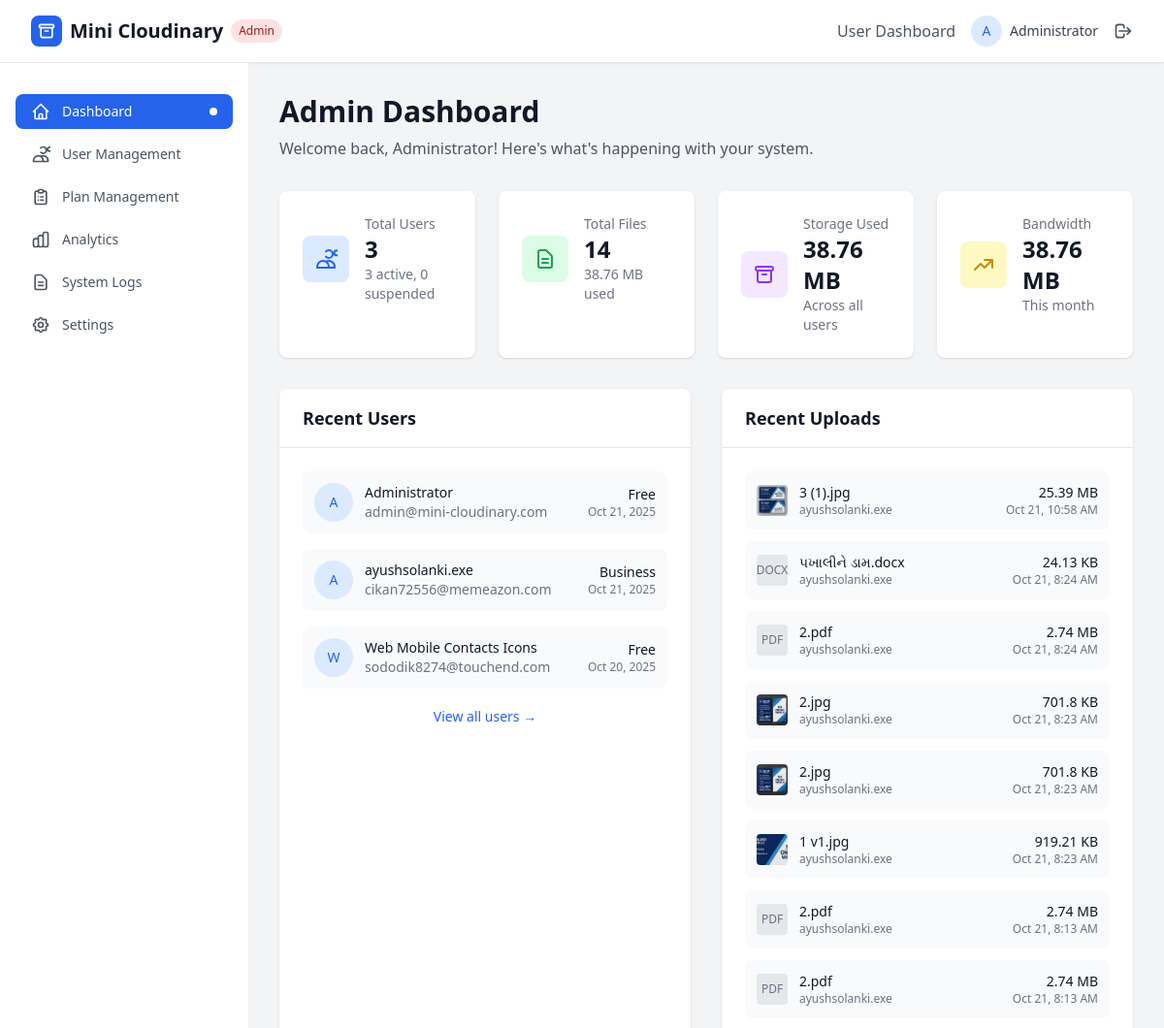
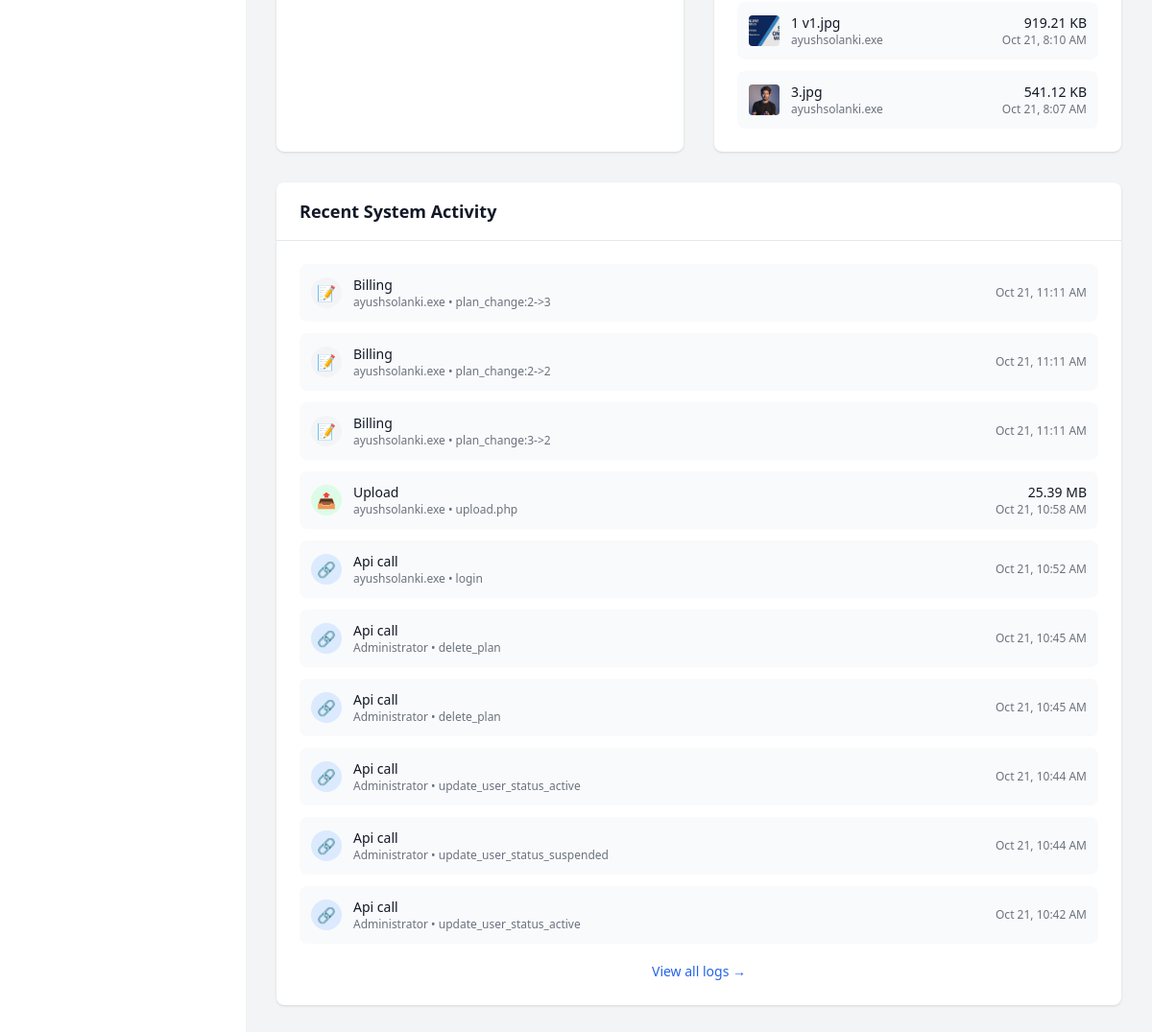
The page /admin/dashboard.php (signed in) on the database its author committed (2 pictures, top to bottom).
### tables this page shows
CREATE TABLE `users` (
  `id` int NOT NULL,
  `name` varchar(255) NOT NULL,
  `email` varchar(255) NOT NULL,
  `password` varchar(255) NOT NULL,
  `api_key` varchar(64) NOT NULL,
  `plan_id` int DEFAULT '1',
  `used_space` bigint DEFAULT '0',
  `monthly_requests` int DEFAULT '0',
  `monthly_bandwidth` bigint DEFAULT '0',
  `status` enum('active','suspended','pending') DEFAULT 'active',
  `last_login` timestamp NULL DEFAULT NULL,
  `created_at` timestamp NULL DEFAULT CURRENT_TIMESTAMP,
  `updated_at` timestamp NULL DEFAULT CURRENT_TIMESTAMP ON UPDATE CURRENT_TIMESTAMP,
  `role` enum('user','admin') DEFAULT 'user',
  `admin_permissions` json DEFAULT NULL
);

CREATE TABLE `plans` (
  `id` int NOT NULL,
  `name` varchar(100) NOT NULL,
  `price` decimal(10,2) DEFAULT '0.00',
  `storage_limit` bigint DEFAULT '1073741824',
  `monthly_request_limit` int DEFAULT '1000',
  `bandwidth_limit` bigint DEFAULT '5368709120',
  `max_file_size` int DEFAULT '5242880',
  `allow_compression` tinyint(1) DEFAULT '1',
  `allow_thumbnails` tinyint(1) DEFAULT '1',
  `thumbnail_sizes` json DEFAULT NULL,
  `features` json DEFAULT NULL,
  `is_active` tinyint(1) DEFAULT '1',
  `created_at` timestamp NULL DEFAULT CURRENT_TIMESTAMP,
  `updated_at` timestamp NULL DEFAULT CURRENT_TIMESTAMP ON UPDATE CURRENT_TIMESTAMP
);

CREATE TABLE `uploads` (
  `id` int NOT NULL,
  `user_id` int NOT NULL,
  `file_name` varchar(255) NOT NULL,
  `file_path` varchar(500) NOT NULL,
  `file_url` varchar(500) NOT NULL,
  `compressed_path` varchar(500) DEFAULT NULL,
  `compressed_url` varchar(500) DEFAULT NULL,
  `thumbnail_path` varchar(500) DEFAULT NULL,
  `thumbnail_url` varchar(500) DEFAULT NULL,
  `size` bigint NOT NULL,
  `mime_type` varchar(100) NOT NULL,
  `width` int DEFAULT NULL,
  `height` int DEFAULT NULL,
  `is_compressed` varchar(1) DEFAULT '0',
  `compression_ratio` decimal(5,2) DEFAULT NULL,
  `created_at` timestamp NULL DEFAULT CURRENT_TIMESTAMP
);

CREATE TABLE `usage_logs` (
  `id` int NOT NULL,
  `user_id` int NOT NULL,
  `upload_id` int DEFAULT NULL,
  `type` enum('upload','download','api_call','auth_fail','billing') NOT NULL,
  `bytes` bigint DEFAULT '0',
  `endpoint` varchar(255) DEFAULT NULL,
  `ip_address` varchar(45) DEFAULT NULL,
  `user_agent` text,
  `created_at` timestamp NULL DEFAULT CURRENT_TIMESTAMP
);

### admin/dashboard.php (the view, shortened to what the rows shown need)
<?php
require_once '../includes/admin-auth.php';
$admin_user = get_admin_user();
global $pdo;
$stmt = $pdo->prepare("
    SELECT u.*, p.name as plan_name
    FROM users u
    LEFT JOIN plans p ON u.plan_id = p.id
    ORDER BY u.created_at DESC
    LIMIT 5
");
$stmt->execute();
$recent_users = $stmt->fetchAll();
$stmt = $pdo->prepare("
    SELECT up.*, u.name as user_name, u.email as user_email
    FROM uploads up
    LEFT JOIN users u ON up.user_id = u.id
    ORDER BY up.created_at DESC
    LIMIT 10
");
$stmt->execute();
$recent_uploads = $stmt->fetchAll();
$stmt = $pdo->prepare("
    SELECT ul.*, u.name as user_name
    FROM usage_logs ul
    LEFT JOIN users u ON ul.user_id = u.id
    ORDER BY ul.created_at DESC
    LIMIT 10
");
$stmt->execute();
$system_logs = $stmt->fetchAll();
?>
<!DOCTYPE html>
<html lang="en">
<head>
    <script src="https://cdn.tailwindcss.com"></script>
</head>
<body class="bg-gray-100">
    <?php include '../templates/admin-header.php'; ?>
    <div class="flex">
        <?php include '../templates/admin-sidebar.php'; ?>
        <div class="flex-1 p-8">
            <div class="mb-8">
                <h1 class="text-3xl font-bold text-gray-900">Admin Dashboard</h1>
                <p class="text-gray-600 mt-2">Welcome back, <?= htmlspecialchars($admin_user['name']) ?>! Here's what's happening with your system.</p>
            </div>
            <div class="grid grid-cols-1 lg:grid-cols-2 gap-8">
                <div class="bg-white rounded-lg shadow">
                    <div class="px-6 py-4 border-b border-gray-200">
                        <h2 class="text-lg font-semibold text-gray-900">Recent Users</h2>
                    </div>
                    <div class="p-6">
                        <?php if (empty($recent_users)): ?>
                            <p class="text-gray-500 text-center py-4">No users found</p>
                        <?php else: ?>
                            <div class="space-y-4">
                                <?php foreach ($recent_users as $user): ?>
                                    <div class="flex items-center justify-between p-3 bg-gray-50 rounded-lg">
                                        <div class="flex items-center">
                                            <div class="h-10 w-10 bg-blue-100 rounded-full flex items-center justify-center">
                                                <span class="text-blue-600 text-sm font-medium">
                                                    <?= strtoupper(substr($user['name'], 0, 1)) ?>
                                                </span>
                                            </div>
                                            <div class="ml-3">
                                                <p class="text-sm font-medium text-gray-900"><?= htmlspecialchars($user['name']) ?></p>
                                                <p class="text-sm text-gray-500"><?= htmlspecialchars($user['email']) ?></p>
                                            </div>
                                        </div>
                                        <div class="text-right">
                                            <p class="text-sm font-medium text-gray-900"><?= htmlspecialchars($user['plan_name']) ?></p>
                                            <p class="text-xs text-gray-500"><?= date('M j, Y', strtotime($user['created_at'])) ?></p>
                                        </div>
                                    </div>
                                <?php endforeach; ?>
                            </div>
                        <?php endif; ?>
                    </div>
                </div>
                <div class="bg-white rounded-lg shadow">
                    <div class="px-6 py-4 border-b border-gray-200">
                        <h2 class="text-lg font-semibold text-gray-900">Recent Uploads</h2>
                    </div>
                    <div class="p-6">
                        <?php if (empty($recent_uploads)): ?>
                            <p class="text-gray-500 text-center py-4">No recent uploads</p>
                        <?php else: ?>
                            <div class="space-y-3">
                                <?php foreach ($recent_uploads as $upload): ?>
                                    <div class="flex items-center justify-between p-3 bg-gray-50 rounded-lg">
                                        <div class="flex items-center">
                                            <?php if ($upload['thumbnail_url']): ?>
                                                <img src="<?= htmlspecialchars($upload['thumbnail_url']) ?>"
                                                    alt="<?= htmlspecialchars($upload['file_name']) ?>"
                                                    class="h-8 w-8 rounded object-cover">
                                            <?php else: ?>
                                                <div class="h-8 w-8 bg-gray-200 rounded flex items-center justify-center">
                                                    <span class="text-xs text-gray-500">
                                                        <?= strtoupper(pathinfo($upload['file_name'], PATHINFO_EXTENSION)) ?>
                                                    </span>
                                                </div>
                                            <?php endif; ?>
                                            <div class="ml-3">
                                                <p class="text-sm font-medium text-gray-900 truncate max-w-xs">
                                                    <?= htmlspecialchars($upload['file_name']) ?>
                                                </p>
                                                <p class="text-xs text-gray-500"><?= htmlspecialchars($upload['user_name']) ?></p>
                                            </div>
                                        </div>
                                        <div class="text-right">
                                            <p class="text-sm text-gray-900"><?= format_bytes($upload['size']) ?></p>
                                            <p class="text-xs text-gray-500"><?= date('M j, g:i A', strtotime($upload['created_at'])) ?></p>
                                        </div>
                                    </div>
                                <?php endforeach; ?>
                            </div>
                        <?php endif; ?>
                    </div>
                </div>
            </div>
            <div class="mt-8 bg-white rounded-lg shadow">
                <div class="px-6 py-4 border-b border-gray-200">
                    <h2 class="text-lg font-semibold text-gray-900">Recent System Activity</h2>
                </div>
                <div class="p-6">
                    <?php if (empty($system_logs)): ?>
                        <p class="text-gray-500 text-center py-4">No system activity</p>
                    <?php else: ?>
                        <div class="space-y-3">
                            <?php foreach ($system_logs as $log): ?>
                                <div class="flex items-center justify-between p-3 bg-gray-50 rounded-lg">
                                    <div class="flex items-center">
                                        <div class="h-8 w-8 rounded-full flex items-center justify-center
                                        <?= $log['type'] === 'upload' ? 'bg-green-100 text-green-600' : ($log['type'] === 'api_call' ? 'bg-blue-100 text-blue-600' : ($log['type'] === 'auth_fail' ? 'bg-red-100 text-red-600' : 'bg-gray-100 text-gray-600')) ?>">
                                            <?php
                                            $icons = [
                                                'upload' => '📤',
                                                'api_call' => '🔗',
                                                'auth_fail' => '🔒',
                                                'download' => '📥'
                                            ];
                                            echo $icons[$log['type']] ?? '📝';
                                            ?>
                                        </div>
                                        <div class="ml-3">
                                            <p class="text-sm font-medium text-gray-900">
                                                <?= ucfirst(str_replace('_', ' ', $log['type'])) ?>
                                            </p>
                                            <p class="text-xs text-gray-500">
                                                <?= htmlspecialchars($log['user_name'] ?? 'System') ?> •
                                                <?= htmlspecialchars($log['endpoint'] ?? 'N/A') ?>
                                            </p>
                                        </div>
                                    </div>
                                    <div class="text-right">
                                        <p class="text-sm text-gray-900">
                                            <?php if ($log['bytes'] > 0): ?>
                                                <?= format_bytes($log['bytes']) ?>
                                            <?php endif; ?>
                                        </p>
                                        <p class="text-xs text-gray-500"><?= date('M j, g:i A', strtotime($log['created_at'])) ?></p>
                                    </div>
                                </div>
                            <?php endforeach; ?>
                        </div>
                    <?php endif; ?>
                </div>
            </div>
        </div>
    </div>
</body>
</html>

### templates/admin-header.php (shortened to what the rows shown need)
<header class="bg-white shadow-sm border-b border-gray-200">
    <div class="max-w-7xl mx-auto px-4 sm:px-6 lg:px-8">
        <div class="flex justify-between items-center h-16">
            <div class="flex items-center space-x-4">
                <div class="relative">
                    <div class="flex items-center space-x-2">
                        <div class="h-8 w-8 bg-blue-100 rounded-full flex items-center justify-center">
                            <span class="text-blue-600 text-sm font-medium">A</span>
                        </div>
                        <span class="text-sm font-medium text-gray-700"><?= htmlspecialchars($admin_user['name']) ?></span>
                    </div>
                </div>
            </div>
        </div>
    </div>
</header>

### rows shown on the page
users: name "Administrator", name "A", email "admin@mini-cloudinary.com", plan.name "Free", created_at "Oct 21, 2025"
users: name "A", name "ayushsolanki.exe", email "cikan72556@memeazon.com", plan.name "Business", created_at "Oct 21, 2025"
users: name "W", name "Web Mobile Contacts Icons", email "sododik8274@touchend.com", plan.name "Free", created_at "Oct 20, 2025"
uploads: thumbnail_url (picture), file_name "3 (1).jpg", user.name "ayushsolanki.exe", size "25.39 MB", created_at "Oct 21, 10:58 AM"
uploads: file_name "DOCX", file_name "પખાલીને ડામ.docx", user.name "ayushsolanki.exe", size "24.13 KB", created_at "Oct 21, 8:24 AM"
uploads: file_name "PDF", file_name "2.pdf", user.name "ayushsolanki.exe", size "2.74 MB", created_at "Oct 21, 8:24 AM"
uploads: thumbnail_url (picture), file_name "2.jpg", user.name "ayushsolanki.exe", size "701.8 KB", created_at "Oct 21, 8:23 AM"
uploads: thumbnail_url (picture), file_name "2.jpg", user.name "ayushsolanki.exe", size "701.8 KB", created_at "Oct 21, 8:23 AM"
uploads: thumbnail_url (picture), file_name "1 v1.jpg", user.name "ayushsolanki.exe", size "919.21 KB", created_at "Oct 21, 8:23 AM"
uploads: file_name "PDF", file_name "2.pdf", user.name "ayushsolanki.exe", size "2.74 MB", created_at "Oct 21, 8:13 AM"
uploads: file_name "PDF", file_name "2.pdf", user.name "ayushsolanki.exe", size "2.74 MB", created_at "Oct 21, 8:13 AM"
uploads: thumbnail_url (picture), file_name "1 v1.jpg", user.name "ayushsolanki.exe", size "919.21 KB", created_at "Oct 21, 8:10 AM"
uploads: thumbnail_url (picture), file_name "3.jpg", user.name "ayushsolanki.exe", size "541.12 KB", created_at "Oct 21, 8:07 AM"
usage_logs: type "📝", type "Billing", user.name "ayushsolanki.exe", endpoint "plan_change:2->3", created_at "Oct 21, 11:11 AM"
usage_logs: type "📝", type "Billing", user.name "ayushsolanki.exe", endpoint "plan_change:2->2", created_at "Oct 21, 11:11 AM"
usage_logs: type "📝", type "Billing", user.name "ayushsolanki.exe", endpoint "plan_change:3->2", created_at "Oct 21, 11:11 AM"
usage_logs: type "📤", type "Upload", user.name "ayushsolanki.exe", endpoint "upload.php", bytes "25.39 MB", created_at "Oct 21, 10:58 AM"
usage_logs: type "🔗", type "Api call", user.name "ayushsolanki.exe", endpoint "login", created_at "Oct 21, 10:52 AM"
usage_logs: type "🔗", type "Api call", user.name "Administrator", endpoint "delete_plan", created_at "Oct 21, 10:45 AM"
usage_logs: type "🔗", type "Api call", user.name "Administrator", endpoint "delete_plan", created_at "Oct 21, 10:45 AM"
usage_logs: type "🔗", type "Api call", user.name "Administrator", endpoint "update_user_status_active", created_at "Oct 21, 10:44 AM"
usage_logs: type "🔗", type "Api call", user.name "Administrator", endpoint "update_user_status_suspended", created_at "Oct 21, 10:44 AM"
usage_logs: type "🔗", type "Api call", user.name "Administrator", endpoint "update_user_status_active", created_at "Oct 21, 10:42 AM"

### other values the page prints
$item['name'] "Dashboard"
$item['name'] "User Management"
$item['name'] "Plan Management"
$item['name'] "Analytics"
$item['name'] "System Logs"
$item['name'] "Settings"
$stats['total_users'] "3"
$stats['active_users'] "3"
$stats['suspended_users'] "0"
$stats['total_files'] "14"
format_bytes($stats['total_storage_used'] ?? 0) "38.76 MB"
format_bytes($stats['total_bandwidth_used'] ?? 0) "38.76 MB"
